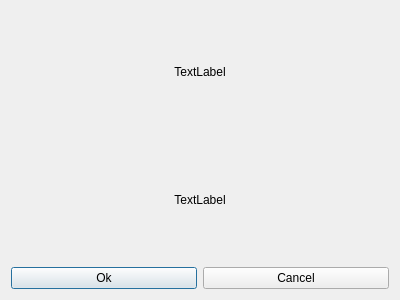
<?xml version="1.0" encoding="UTF-8"?>
<ui version="4.0">
 <class>PromptDialog</class>
 <widget class="QDialog" name="PromptDialog">
  <property name="geometry">
   <rect>
    <x>0</x>
    <y>0</y>
    <width>400</width>
    <height>300</height>
   </rect>
  </property>
  <property name="windowTitle">
   <string>Current Progress</string>
  </property>
  <layout class="QVBoxLayout" name="verticalLayout">
   <item>
    <widget class="QLabel" name="labelImage">
     <property name="text">
      <string>TextLabel</string>
     </property>
     <property name="alignment">
      <set>Qt::AlignCenter</set>
     </property>
    </widget>
   </item>
   <item>
    <widget class="QLabel" name="labelText">
     <property name="text">
      <string>TextLabel</string>
     </property>
     <property name="alignment">
      <set>Qt::AlignCenter</set>
     </property>
     <property name="wordWrap">
      <bool>true</bool>
     </property>
    </widget>
   </item>
   <item>
    <layout class="QHBoxLayout" name="horizontalLayout">
     <item>
      <widget class="QPushButton" name="btnOK">
       <property name="text">
        <string>Ok</string>
       </property>
      </widget>
     </item>
     <item>
      <widget class="QPushButton" name="btnCancel">
       <property name="text">
        <string>Cancel</string>
       </property>
      </widget>
     </item>
    </layout>
   </item>
  </layout>
 </widget>
 <resources/>
 <connections/>
</ui>
